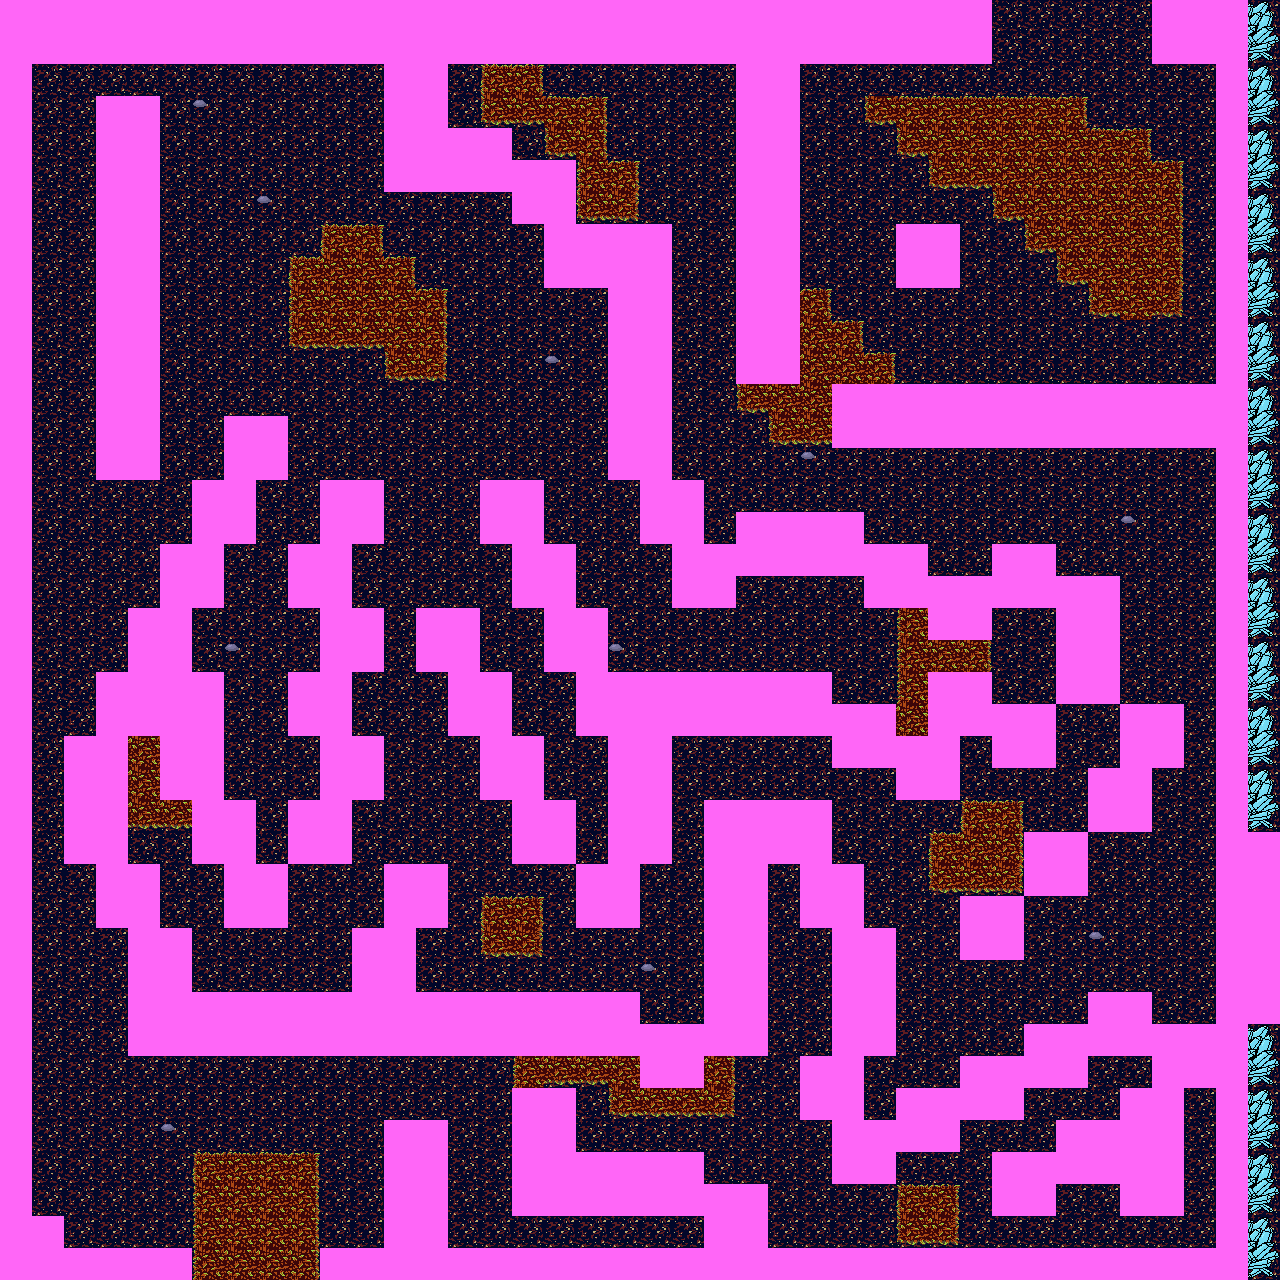

This game map was drawn from its Tiled (.tmx) file and the tilesets committed beside it. A one-line description and the trimmed map source follow:
An orthogonal 40x40 tile map with 32x32 px tiles, 2 tile layers (main, collision), 3 tilesets and 16 objects (7x Sprocket, 4x RunnerEntity, 2x me.LevelEntity, mainPlayer, FriendlyOcto, ...).

<map version="1.0" orientation="orthogonal" width="40" height="40" tilewidth="32" tileheight="32">
 <tileset firstgid="1" name="jungle" tilewidth="32" tileheight="32">
  <image source="../img/tileset-jungle.png" width="192" height="128" />
 </tileset>
 <tileset firstgid="25" name="tileset-jungle" tilewidth="32" tileheight="32">
  <image source="../img/tileset-jungle.png" width="192" height="128" />
 </tileset>
 <tileset firstgid="49" name="collision-tiles" tilewidth="32" tileheight="32">
  <image source="../img/collision-tiles.png" width="32" height="32" />
  <tile id="0">
   <properties>
    <property name="type" value="solid" />
   </properties>
  </tile>
 </tileset>
 <layer name="main" width="40" height="40">
  <data>[1600 cells, 1600 non-empty, 30 distinct tile ids]</data>
 </layer>
 <layer name="collision" width="40" height="40">
  <data>[1600 cells, 640 non-empty, 1 distinct tile ids]</data>
 </layer>
 <objectgroup name="entities" width="40" height="40">
  <object name="me.LevelEntity" x="996" y="27" width="151" height="27">
   <properties>
    <property name="to" value="wasteland" />
   </properties>
  </object>
  <object name="me.LevelEntity" x="198" y="1250" width="117" height="27">
   <properties>
    <property name="to" value="start" />
   </properties>
  </object>
  <object name="mainPlayer" x="243" y="1184" width="27" height="28">
   <properties>
    <property name="image" value="player-sprite" />
    <property name="spriteheight" value="32" />
    <property name="spritewidth" value="32" />
   </properties>
  </object>
  <object name="Sprocket" x="346" y="285" width="31" height="30">
   <properties>
    <property name="image" value="sprocket" />
    <property name="spritewidth" value="32" />
   </properties>
  </object>
  <object name="Sprocket" x="487" y="74" width="31" height="30">
   <properties>
    <property name="image" value="sprocket" />
    <property name="spritewidth" value="32" />
   </properties>
  </object>
  <object name="Sprocket" x="1010" y="637" width="31" height="30">
   <properties>
    <property name="image" value="sprocket" />
    <property name="spritewidth" value="32" />
   </properties>
  </object>
  <object name="Sprocket" x="143" y="812" width="31" height="30">
   <properties>
    <property name="image" value="sprocket" />
    <property name="spritewidth" value="32" />
   </properties>
  </object>
  <object name="Sprocket" x="923" y="1202" width="31" height="30">
   <properties>
    <property name="image" value="sprocket" />
    <property name="spritewidth" value="32" />
   </properties>
  </object>
  <object name="Sprocket" x="507" y="926" width="31" height="30">
   <properties>
    <property name="image" value="sprocket" />
    <property name="spritewidth" value="32" />
   </properties>
  </object>
  <object name="Sprocket" x="1050" y="178" width="31" height="30">
   <properties>
    <property name="image" value="sprocket" />
    <property name="spritewidth" value="32" />
   </properties>
  </object>
  <object name="FriendlyOcto" x="1044" y="101" width="31" height="32">
   <properties>
    <property name="image" value="octopus-sprite" />
    <property name="spriteheight" value="32" />
    <property name="spritewidth" value="32" />
   </properties>
  </object>
  <object name="RunnerEntity" x="1003" y="169" width="29" height="30">
   <properties>
    <property name="image" value="octopus-sprite" />
    <property name="spriteheight" value="32" />
    <property name="spritewidth" value="32" />
    <property name="xrun" value="-1" />
    <property name="yrun" value="-2" />
   </properties>
  </object>
  <object name="RunnerEntity" x="1094" y="169" width="29" height="30">
   <properties>
    <property name="image" value="octopus-sprite" />
    <property name="spriteheight" value="32" />
    <property name="spritewidth" value="32" />
    <property name="xrun" value="2" />
    <property name="yrun" value="-1" />
   </properties>
  </object>
  <object name="RunnerEntity" x="1086" y="220" width="29" height="30">
   <properties>
    <property name="image" value="octopus-sprite" />
    <property name="spriteheight" value="32" />
    <property name="spritewidth" value="32" />
    <property name="xrun" value="-2" />
    <property name="yrun" value="0" />
   </properties>
  </object>
  <object name="RunnerEntity" x="1034" y="220" width="29" height="30">
   <properties>
    <property name="image" value="octopus-sprite" />
    <property name="spriteheight" value="32" />
    <property name="spritewidth" value="32" />
    <property name="xrun" value="-2" />
    <property name="yrun" value="-1" />
   </properties>
  </object>
  <object name="RunnerTrigger" x="902" y="72" width="289" height="246" />
 </objectgroup>
</map>